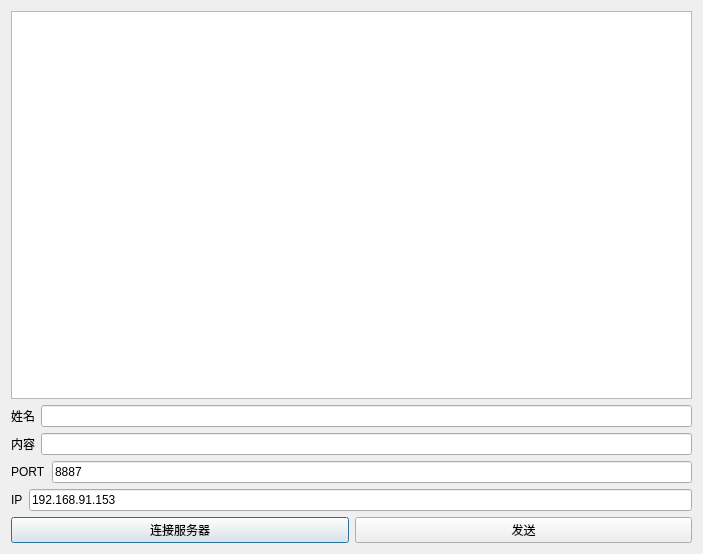
<?xml version="1.0" encoding="UTF-8"?>
<ui version="4.0">
 <class>Dialog</class>
 <widget class="QDialog" name="Dialog">
  <property name="geometry">
   <rect>
    <x>0</x>
    <y>0</y>
    <width>703</width>
    <height>554</height>
   </rect>
  </property>
  <property name="windowTitle">
   <string>Dialog</string>
  </property>
  <layout class="QVBoxLayout" name="verticalLayout_2">
   <item>
    <layout class="QVBoxLayout" name="verticalLayout">
     <item>
      <widget class="QTextBrowser" name="textBrowser"/>
     </item>
     <item>
      <layout class="QHBoxLayout" name="horizontalLayout">
       <item>
        <widget class="QLabel" name="label_3">
         <property name="text">
          <string>姓名</string>
         </property>
        </widget>
       </item>
       <item>
        <widget class="QLineEdit" name="lineEdit_name"/>
       </item>
      </layout>
     </item>
     <item>
      <layout class="QHBoxLayout" name="horizontalLayout_4">
       <item>
        <widget class="QLabel" name="label_4">
         <property name="text">
          <string>内容</string>
         </property>
        </widget>
       </item>
       <item>
        <widget class="QLineEdit" name="lineEdit_inpuit"/>
       </item>
      </layout>
     </item>
     <item>
      <layout class="QHBoxLayout" name="horizontalLayout_2">
       <item>
        <widget class="QLabel" name="label_2">
         <property name="text">
          <string>PORT</string>
         </property>
        </widget>
       </item>
       <item>
        <widget class="QLineEdit" name="lineEdit_PORT">
         <property name="text">
          <string>8887</string>
         </property>
        </widget>
       </item>
      </layout>
     </item>
     <item>
      <layout class="QHBoxLayout" name="horizontalLayout_3">
       <item>
        <widget class="QLabel" name="label">
         <property name="text">
          <string>IP</string>
         </property>
        </widget>
       </item>
       <item>
        <widget class="QLineEdit" name="lineEdit_IP">
         <property name="text">
          <string>192.168.91.153</string>
         </property>
        </widget>
       </item>
      </layout>
     </item>
     <item>
      <layout class="QHBoxLayout" name="horizontalLayout_5">
       <item>
        <widget class="QPushButton" name="pushButtonConnect">
         <property name="text">
          <string>连接服务器</string>
         </property>
        </widget>
       </item>
       <item>
        <widget class="QPushButton" name="pushButtonSend">
         <property name="text">
          <string>发送</string>
         </property>
        </widget>
       </item>
      </layout>
     </item>
    </layout>
   </item>
  </layout>
  <zorder>pushButtonConnect</zorder>
  <zorder>lineEdit_IP</zorder>
  <zorder>label</zorder>
  <zorder>lineEdit_PORT</zorder>
  <zorder>label_2</zorder>
  <zorder>lineEdit_inpuit</zorder>
  <zorder>pushButtonSend</zorder>
  <zorder>textBrowser</zorder>
  <zorder>pushButtonSend</zorder>
  <zorder></zorder>
  <zorder>label_3</zorder>
  <zorder>lineEdit_name</zorder>
  <zorder>label_4</zorder>
 </widget>
 <layoutdefault spacing="6" margin="11"/>
 <resources/>
 <connections/>
</ui>
